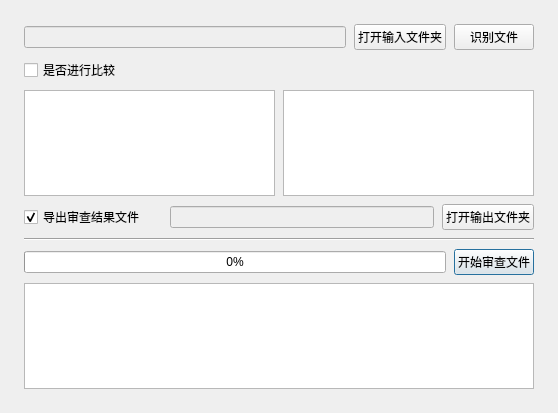
<?xml version="1.0" encoding="UTF-8"?>
<ui version="4.0">
 <class>MainWindow</class>
 <widget class="QMainWindow" name="MainWindow">
  <property name="geometry">
   <rect>
    <x>0</x>
    <y>0</y>
    <width>558</width>
    <height>413</height>
   </rect>
  </property>
  <property name="windowTitle">
   <string>案卷合同审查系统</string>
  </property>
  <property name="styleSheet">
   <string notr="true"/>
  </property>
  <widget class="QWidget" name="centralWidget">
   <layout class="QVBoxLayout" name="verticalLayout">
    <property name="spacing">
     <number>8</number>
    </property>
    <property name="leftMargin">
     <number>24</number>
    </property>
    <property name="topMargin">
     <number>24</number>
    </property>
    <property name="rightMargin">
     <number>24</number>
    </property>
    <property name="bottomMargin">
     <number>24</number>
    </property>
    <item>
     <layout class="QHBoxLayout" name="horizontalLayout_2">
      <item>
       <widget class="QLineEdit" name="lineEdit_2">
        <property name="enabled">
         <bool>false</bool>
        </property>
       </widget>
      </item>
      <item>
       <widget class="QPushButton" name="pushButton_3">
        <property name="text">
         <string>打开输入文件夹</string>
        </property>
       </widget>
      </item>
      <item>
       <widget class="QPushButton" name="pushButton">
        <property name="text">
         <string>识别文件</string>
        </property>
       </widget>
      </item>
     </layout>
    </item>
    <item>
     <layout class="QHBoxLayout" name="horizontalLayout_4">
      <item>
       <widget class="QCheckBox" name="compare">
        <property name="text">
         <string>是否进行比较</string>
        </property>
       </widget>
      </item>
     </layout>
    </item>
    <item>
     <layout class="QHBoxLayout" name="horizontalLayout_5">
      <item>
       <widget class="QTextBrowser" name="textBrowser_2"/>
      </item>
      <item>
       <widget class="QTextBrowser" name="textBrowser_3"/>
      </item>
     </layout>
    </item>
    <item>
     <layout class="QHBoxLayout" name="horizontalLayout">
      <item>
       <widget class="QCheckBox" name="checkBox">
        <property name="text">
         <string>导出审查结果文件     </string>
        </property>
        <property name="checked">
         <bool>true</bool>
        </property>
       </widget>
      </item>
      <item>
       <widget class="QLineEdit" name="lineEdit">
        <property name="enabled">
         <bool>false</bool>
        </property>
       </widget>
      </item>
      <item>
       <widget class="QPushButton" name="pushButton_4">
        <property name="text">
         <string>打开输出文件夹</string>
        </property>
       </widget>
      </item>
     </layout>
    </item>
    <item>
     <widget class="Line" name="line">
      <property name="orientation">
       <enum>Qt::Horizontal</enum>
      </property>
     </widget>
    </item>
    <item>
     <layout class="QHBoxLayout" name="horizontalLayout_3">
      <item>
       <widget class="QProgressBar" name="progressBar">
        <property name="value">
         <number>0</number>
        </property>
       </widget>
      </item>
      <item>
       <widget class="QPushButton" name="pushButton_2">
        <property name="text">
         <string>开始审查文件</string>
        </property>
        <property name="default">
         <bool>true</bool>
        </property>
       </widget>
      </item>
     </layout>
    </item>
    <item>
     <widget class="QTextBrowser" name="textBrowser"/>
    </item>
   </layout>
  </widget>
 </widget>
 <resources/>
 <connections/>
</ui>
